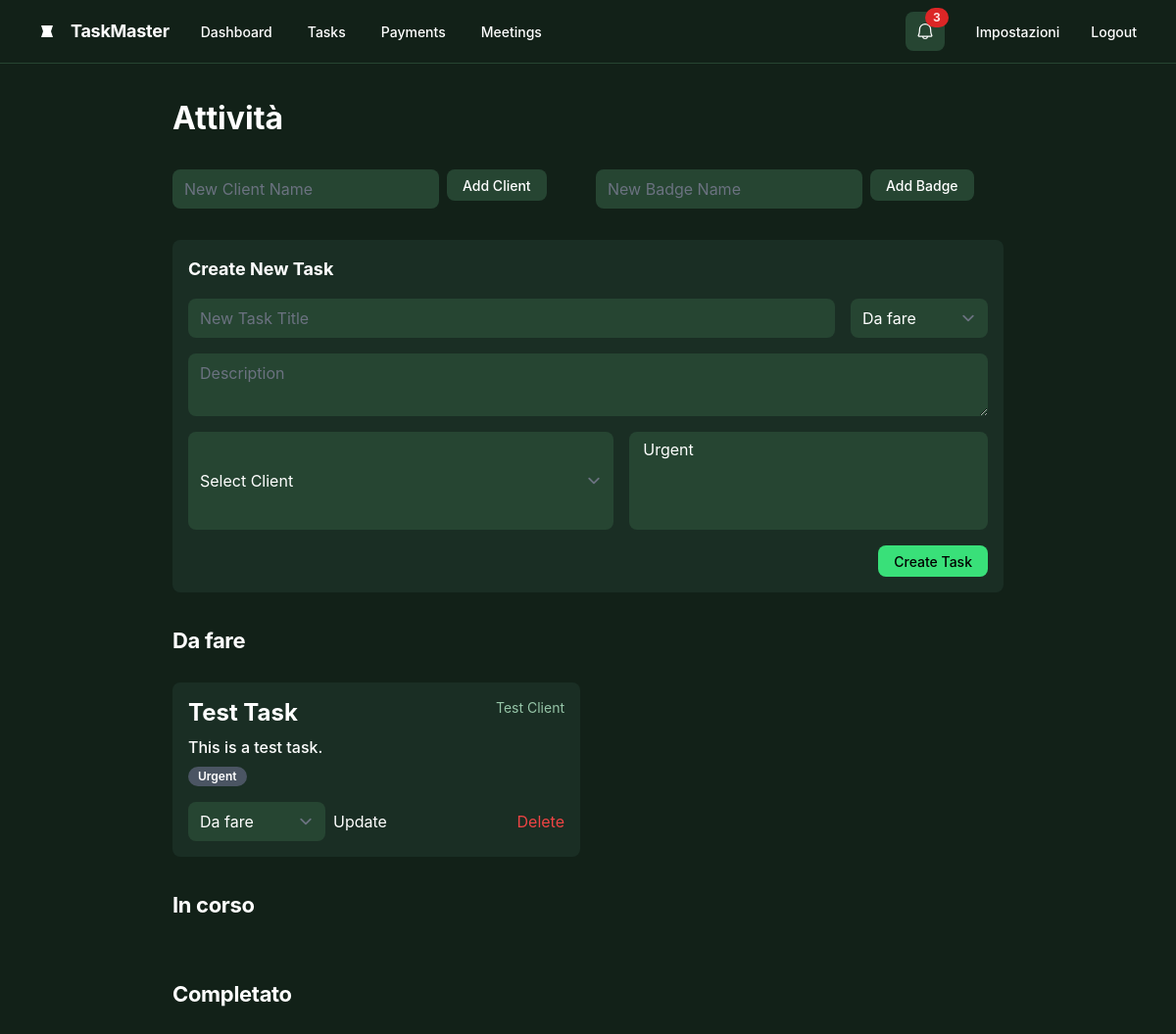
The page /attivita (signed in) on the database as committed earlier.
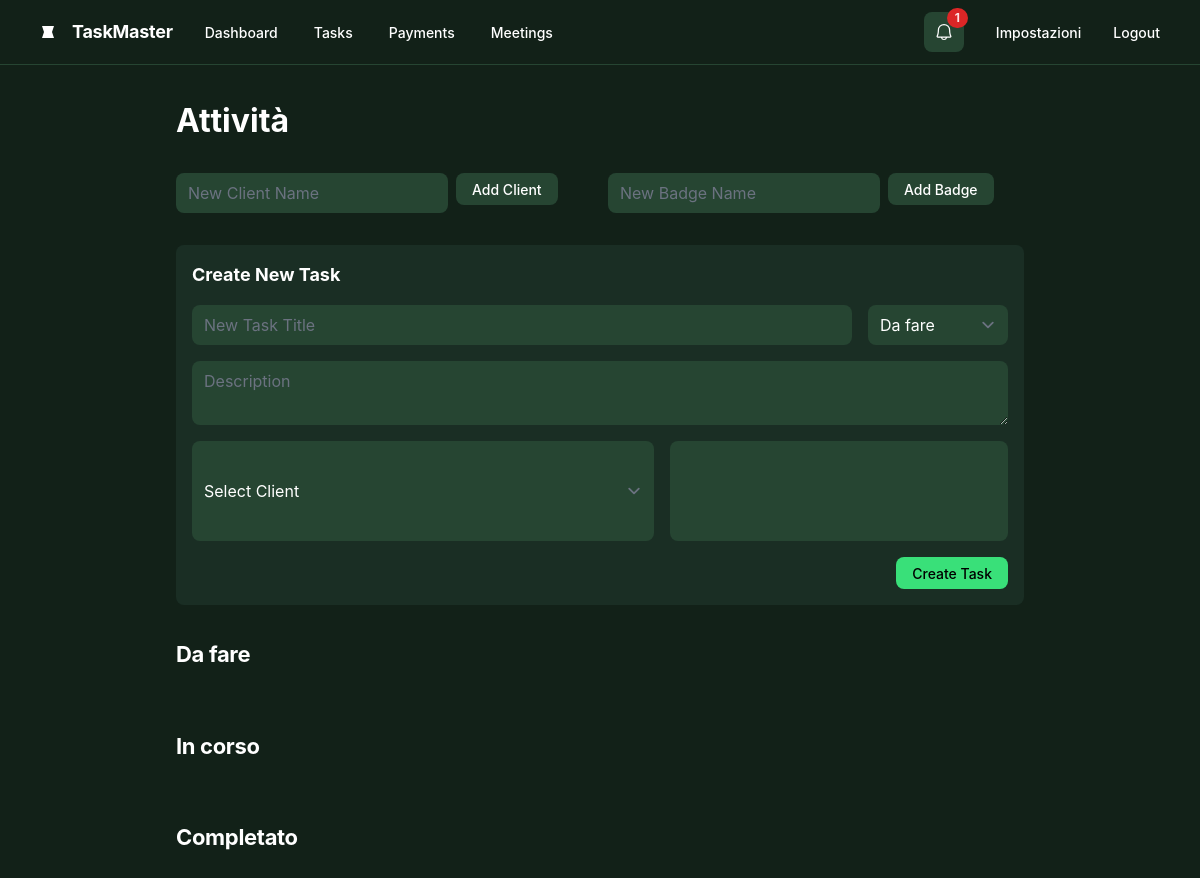
The same page on the database as committed later.
### tables this page shows
CREATE TABLE tasks (
                    id INTEGER PRIMARY KEY AUTOINCREMENT,
                    title TEXT NOT NULL,
                    description TEXT,
                    status TEXT NOT NULL,
                    user_id INTEGER,
                    client_id INTEGER,
                    created_at TIMESTAMP DEFAULT CURRENT_TIMESTAMP,
                    FOREIGN KEY(user_id) REFERENCES users(id),
                    FOREIGN KEY(client_id) REFERENCES clients(id)
                );

CREATE TABLE clients (
                    id INTEGER PRIMARY KEY AUTOINCREMENT,
                    name TEXT NOT NULL UNIQUE
                );

CREATE TABLE badges (
                    id INTEGER PRIMARY KEY AUTOINCREMENT,
                    name TEXT NOT NULL UNIQUE
                );

### app.py (the view)
@app.route('/attivita')
@login_required
def attivita():
    db = get_db()
    tasks_raw = db.execute('''
        SELECT t.*, c.name as client_name
        FROM tasks t
        LEFT JOIN clients c ON t.client_id = c.id
        WHERE t.user_id = ?
    ''', (session['user_id'],)).fetchall()
    clients = db.execute('SELECT * FROM clients').fetchall()
    badges = db.execute('SELECT * FROM badges').fetchall()
    tasks = {
        'Da fare': [],
        'In corso': [],
        'Completato': []
    }
    for task in tasks_raw:
        task_dict = dict(task)
        task_badges = db.execute('SELECT b.name FROM badges b JOIN task_badges tb ON b.id = tb.badge_id WHERE tb.task_id = ?', (task['id'],)).fetchall()
        task_dict['badges'] = [b['name'] for b in task_badges]
        tasks[task['status']].append(task_dict)
    return render_template('attivita.html', tasks=tasks, clients=clients, badges=badges)

### app.py (called while the page is built)
@app.before_request
def before_request():
    if 'language' in session:
        g.locale = session['language']
    else:
        g.locale = request.accept_languages.best_match(app.config['LANGUAGES'].keys())

def get_db():
    db = getattr(g, '_database', None)
    if db is None:
        db = g._database = sqlite3.connect(DATABASE)
        db.row_factory = sqlite3.Row
    return db

@app.teardown_appcontext
def close_connection(exception):
    db = getattr(g, '_database', None)
    if db is not None:
        db.close()

def login_required(f):
    @wraps(f)
    def decorated_function(*args, **kwargs):
        if 'user_id' not in session:
            return redirect(url_for('login'))
        return f(*args, **kwargs)
    return decorated_function

### templates/attivita.html (shortened to what this page needs)
{% extends "layout.html" %}
{% block content %}
<div class="flex flex-wrap justify-between gap-3 p-4">
  <p class="text-white tracking-light text-[32px] font-bold leading-tight min-w-72">{{ _('Attività') }}</p>
</div>
<div class="p-4 grid grid-cols-1 md:grid-cols-2 gap-4">
    <form action="{{ url_for('new_client') }}" method="post" class="flex gap-2">
        <input type="text" name="name" placeholder="{{ _('New Client Name') }}" class="form-input bg-[#264532] text-white rounded-lg border-none focus:ring-0">
        <button type="submit" class="flex min-w-[84px] max-w-[480px] cursor-pointer items-center justify-center overflow-hidden rounded-lg h-8 px-4 bg-[#264532] text-white text-sm font-medium leading-normal">
            <span class="truncate">{{ _('Add Client') }}</span>
        </button>
    </form>
    <form action="{{ url_for('new_badge') }}" method="post" class="flex gap-2">
        <input type="text" name="name" placeholder="{{ _('New Badge Name') }}" class="form-input bg-[#264532] text-white rounded-lg border-none focus:ring-0">
        <button type="submit" class="flex min-w-[84px] max-w-[480px] cursor-pointer items-center justify-center overflow-hidden rounded-lg h-8 px-4 bg-[#264532] text-white text-sm font-medium leading-normal">
            <span class="truncate">{{ _('Add Badge') }}</span>
        </button>
    </form>
</div>
<div class="p-4">
    <form action="{{ url_for('new_task') }}" method="post" class="flex flex-col gap-4 bg-[#1a2e24] p-4 rounded-lg">
        <h3 class="text-white text-lg font-bold">{{ _('Create New Task') }}</h3>
        <div class="flex gap-4">
            <input type="text" name="title" placeholder="{{ _('New Task Title') }}" class="form-input flex-grow bg-[#264532] text-white rounded-lg border-none focus:ring-0">
            <select name="status" class="form-select bg-[#264532] text-white rounded-lg border-none focus:ring-0">
                <option>{{ _('Da fare') }}</option>
            </select>
        </div>
        <textarea name="description" placeholder="{{ _('Description') }}" class="form-textarea bg-[#264532] text-white rounded-lg border-none focus:ring-0"></textarea>
        <div class="flex gap-4">
            <select name="client_id" class="form-select flex-grow bg-[#264532] text-white rounded-lg border-none focus:ring-0">
                <option value="">{{ _('Select Client') }}</option>
            </select>
            <select name="badge_ids" multiple class="form-multiselect flex-grow bg-[#264532] text-white rounded-lg border-none focus:ring-0">
                {% for badge in badges %}
                <option value="{{ badge.id }}">{{ badge.name }}</option>
                {% endfor %}
            </select>
        </div>
        <button type="submit" class="flex min-w-[84px] max-w-[480px] cursor-pointer items-center justify-center overflow-hidden rounded-lg h-8 px-4 bg-[#39e079] text-black text-sm font-medium leading-normal self-end">
            <span class="truncate">{{ _('Create Task') }}</span>
        </button>
    </form>
</div>
{% for status, task_list in tasks.items() %}
<h2 class="text-white text-[22px] font-bold leading-tight tracking-[-0.015em] px-4 pb-3 pt-5">{{ _(status) }}</h2>
<div class="p-4 grid grid-cols-1 md:grid-cols-2 gap-4">
  {% for task in task_list %}
  <div class="bg-[#1a2e24] rounded-lg p-4 flex flex-col justify-between">
    <div>
      <div class="flex justify-between">
        <p class="text-white tracking-light text-2xl font-bold leading-tight">{{ task.title }}</p>
        {% if task.client_name %}
        <p class="text-sm text-[#96c5a8]">{{ task.client_name }}</p>
        {% endif %}
      </div>
      <p class="text-white text-base font-medium leading-normal mt-2">{{ task.description }}</p>
      <div class="flex gap-2 mt-2">
          {% for badge in task.badges %}
            <span class="inline-block bg-gray-600 text-white text-xs font-semibold mr-2 px-2.5 py-0.5 rounded-full">{{ badge }}</span>
          {% endfor %}
      </div>
    </div>
    <div class="flex justify-between items-center mt-4">
        <form action="{{ url_for('update_task', task_id=task.id) }}" method="post" class="flex gap-2 items-center">
            <select name="status" class="form-select bg-[#264532] text-white rounded-lg border-none focus:ring-0">
                <option {% if task.status == 'Da fare' %}selected{% endif %}>{{ _('Da fare') }}</option>
            </select>
            <button type="submit" class="text-white">{{ _('Update') }}</button>
        </form>
        <form action="{{ url_for('delete_task', task_id=task.id) }}" method="post">
            <button type="submit" class="text-red-500">{{ _('Delete') }}</button>
        </form>
    </div>
  </div>
  {% endfor %}
</div>
{% endfor %}
{% endblock %}

### templates/layout.html (shortened to what this page needs)
<!DOCTYPE html>
<html lang="{{ session.get('language', 'en') }}">
<head>
    <script src="https://cdn.tailwindcss.com?plugins=forms,container-queries"></script>
</head>
<body class="bg-[#122118] text-white">
    <div class="relative flex size-full min-h-screen flex-col bg-[#122118] dark group/design-root overflow-x-hidden" style='font-family: Inter, "Noto Sans", sans-serif;'>
        <header class="flex items-center justify-between whitespace-nowrap border-b border-solid border-b-[#264532] px-10 py-3">
            <div class="flex items-center gap-8">
                <div class="flex items-center gap-4 text-white">
                    <div class="size-4">
                        <svg viewBox="0 0 48 48" fill="none" xmlns="http://www.w3.org/2000/svg"><path d="M6 6H42L36 24L42 42H6L12 24L6 6Z" fill="currentColor"></path></svg>
                    </div>
                    <a href="{{ url_for('home') }}" class="text-white text-lg font-bold leading-tight tracking-[-0.015em]">{{ _('TaskMaster') }}</a>
                </div>
                <div class="flex items-center gap-9">
                    <a class="text-white text-sm font-medium leading-normal" href="{{ url_for('home') }}">{{ _('Dashboard') }}</a>
                    <a class="text-white text-sm font-medium leading-normal" href="{{ url_for('attivita') }}">{{ _('Tasks') }}</a>
                    <a class="text-white text-sm font-medium leading-normal" href="{{ url_for('pagamenti') }}">{{ _('Payments') }}</a>
                    <a class="text-white text-sm font-medium leading-normal" href="{{ url_for('meeting') }}">{{ _('Meetings') }}</a>
                </div>
            </div>
            <div class="flex flex-1 justify-end items-center gap-8">
                <a href="{{ url_for('notifiche') }}" class="relative flex items-center justify-center h-10 w-10 rounded-lg bg-[#264532] text-white">
                    <div class="text-white" data-icon="Bell" data-size="20px" data-weight="regular">
                    </div>
                    {% if notifications and notifications|length > 0 %}
                        <span class="absolute top-0 right-0 -mt-1 -mr-1 flex items-center justify-center px-2 py-1 text-xs font-bold leading-none text-red-100 bg-red-600 rounded-full">{{ notifications|length }}</span>
                    {% endif %}
                </a>
                <a href="{{ url_for('impostazioni') }}" class="text-white text-sm font-medium leading-normal">{{ _('Impostazioni') }}</a>
                <a href="{{ url_for('logout') }}" class="text-white text-sm font-medium leading-normal">{{ _('Logout') }}</a>
            </div>
        </header>
        <main class="px-40 flex flex-1 justify-center py-5">
            <div class="layout-content-container flex flex-col max-w-[960px] flex-1">
                {% block content %}{% endblock %}
            </div>
        </main>
    </div>
</body>
</html>

Rows that differ between the two databases and show on the page:
removed tasks: title "Test Task", client_name "Test Client", description "This is a test task.", status "Da fare"
removed badges: {{ badge.id }} 1 (drawn), name "Urgent"
Other text that changed with them:
{{ notifications|length }}: "3" → "1"
form field badge_ids: "Urgent" → (not shown)
